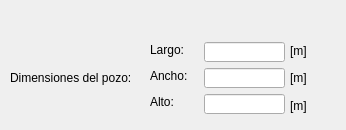
      <widget class="QWidget" name="tab_Pozo">
       <attribute name="title">
        <string>Pozo</string>
       </attribute>
       <widget class="QLabel" name="label_8">
        <property name="geometry">
         <rect>
          <x>290</x>
          <y>40</y>
          <width>47</width>
          <height>21</height>
         </rect>
        </property>
        <property name="text">
         <string>[m]</string>
        </property>
       </widget>
       <widget class="QLabel" name="label_9">
        <property name="geometry">
         <rect>
          <x>290</x>
          <y>70</y>
          <width>47</width>
          <height>16</height>
         </rect>
        </property>
        <property name="text">
         <string>[m]</string>
        </property>
       </widget>
       <widget class="QLabel" name="label_10">
        <property name="geometry">
         <rect>
          <x>290</x>
          <y>90</y>
          <width>47</width>
          <height>31</height>
         </rect>
        </property>
        <property name="text">
         <string>[m]</string>
        </property>
       </widget>
       <widget class="QLabel" name="label_81">
        <property name="geometry">
         <rect>
          <x>10</x>
          <y>70</y>
          <width>141</width>
          <height>16</height>
         </rect>
        </property>
        <property name="text">
         <string>Dimensiones del pozo:</string>
        </property>
       </widget>
       <widget class="QLabel" name="label_82">
        <property name="geometry">
         <rect>
          <x>150</x>
          <y>42</y>
          <width>51</width>
          <height>16</height>
         </rect>
        </property>
        <property name="text">
         <string>Largo:</string>
        </property>
       </widget>
       <widget class="QLineEdit" name="estr_txt_pozo_largo">
        <property name="geometry">
         <rect>
          <x>204</x>
          <y>42</y>
          <width>81</width>
          <height>20</height>
         </rect>
        </property>
       </widget>
       <widget class="QLabel" name="label_83">
        <property name="geometry">
         <rect>
          <x>150</x>
          <y>68</y>
          <width>51</width>
          <height>16</height>
         </rect>
        </property>
        <property name="text">
         <string>Ancho:</string>
        </property>
       </widget>
       <widget class="QLineEdit" name="estr_txt_pozo_ancho">
        <property name="geometry">
         <rect>
          <x>204</x>
          <y>68</y>
          <width>81</width>
          <height>20</height>
         </rect>
        </property>
       </widget>
       <widget class="QLabel" name="label_84">
        <property name="geometry">
         <rect>
          <x>150</x>
          <y>94</y>
          <width>51</width>
          <height>16</height>
         </rect>
        </property>
        <property name="text">
         <string>Alto:</string>
        </property>
       </widget>
       <widget class="QLineEdit" name="estr_txt_pozo_alto">
        <property name="geometry">
         <rect>
          <x>204</x>
          <y>94</y>
          <width>81</width>
          <height>20</height>
         </rect>
        </property>
       </widget>
      </widget>
